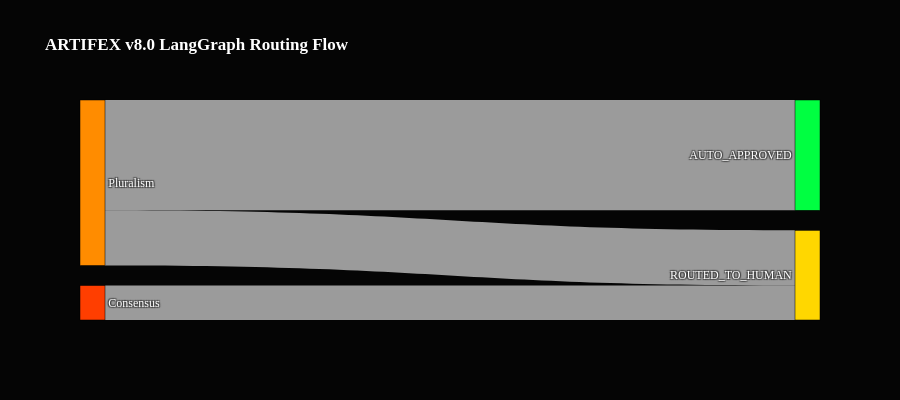

Source (notebook cell):
### Markdown cell above
# 🔥 SANKEY_DIAGRAM: v8.0_ROUTING_FLOW

Visualizes the flow of prompts through the LangGraph swarm — from locale classification through final routing.

### Code cell
#@title 12. EXECUTE: SANKEY_ROUTING_DIAGRAM
import plotly.graph_objects as go

print(emoji.emojize(f":chart_increasing: [{datetime.now().strftime('%H:%M:%S')}] Generating Sankey routing diagram..."))

labels = ["Consensus","Pluralism","AUTO_APPROVED","AUTO_BLOCKED","ROUTED_TO_HUMAN"]
colors = ["#FF3E00","#FF8C00","#00FF41","#FF003C","#FFD700"]

source, target, value = [], [], []
for ctype in ["Consensus","Pluralism"]:
    src_idx = 0 if ctype == "Consensus" else 1
    subset  = results_df[results_df["content_type"] == ctype]
    for status in ["AUTO_APPROVED","AUTO_BLOCKED","ROUTED_TO_HUMAN"]:
        count = len(subset[subset["final_status"] == status])
        if count > 0:
            source.append(src_idx)
            target.append(labels.index(status))
            value.append(count)

fig = go.Figure(data=[go.Sankey(
    node=dict(pad=20, thickness=25, line=dict(color="black",width=0.5), label=labels, color=colors),
    link=dict(source=source, target=target, value=value)
)])
fig.update_layout(
    title_text="<b>ARTIFEX v8.0 LangGraph Routing Flow</b>",
    font=dict(family="Syne Mono", size=12, color="white"),
    paper_bgcolor="#050505", height=400
)
fig.show()

### Figure 1 — Plotly figure (JSON) as saved in the notebook; plotly's stock layout.template omitted (floating-point values rounded to 4 significant figures)
{"data": [{"link": {"source": [0, 1, 1], "target": [4, 2, 4], "value": [5, 16, 8]}, "node": {"color": ["#FF3E00", "#FF8C00", "#00FF41", "#FF003C", "#FFD700"], "label": ["Consensus", "Pluralism", "AUTO_APPROVED", "AUTO_BLOCKED", "ROUTED_TO_HUMAN"], "line": {"color": "black", "width": 0.5}, "pad": 20, "thickness": 25}, "type": "sankey"}], "layout": {"font": {"color": "white", "family": "Syne Mono", "size": 12}, "height": 400, "paper_bgcolor": "#050505", "title": {"text": "<b>ARTIFEX v8.0 LangGraph Routing Flow</b>"}}}
